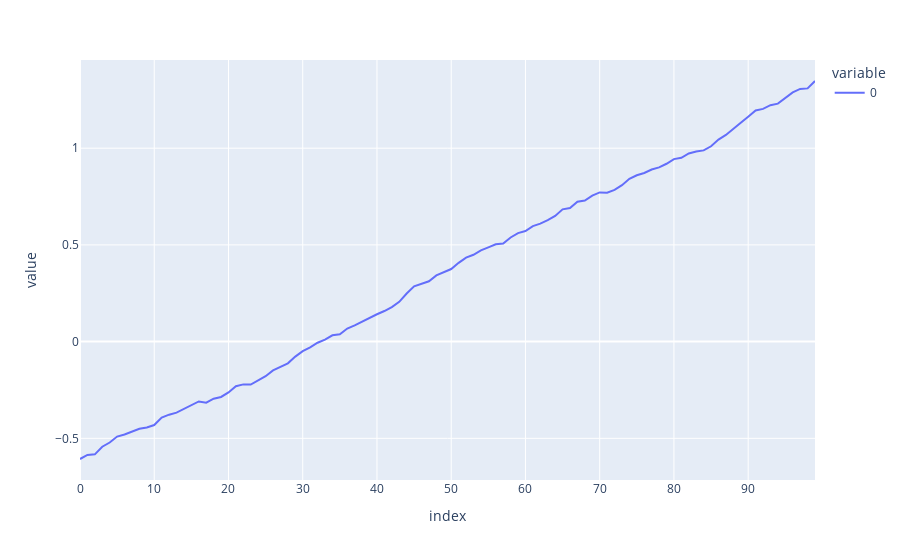

Notebook source saved alongside this figure:
### Code cell
px.line(add_random_walk_noise(x, 0.01))
# TODO USE CORRECT NOISE + CORRUPT POS + VEL

### Figure 1 — Plotly figure (JSON) as saved in the notebook; plotly's stock layout.template omitted (floating-point values rounded to 4 significant figures)
{"data": [{"hovertemplate": "variable=0<br>index=%{x}<br>value=%{y}<extra></extra>", "legendgroup": "0", "line": {"color": "#636efa", "dash": "solid"}, "marker": {"symbol": "circle"}, "mode": "lines", "name": "0", "orientation": "v", "showlegend": true, "type": "scatter", "x": [0, 1, 2, 3, 4, 5, 6, 7, 8, 9, 10, 11, 12, 13, 14, 15, 16, 17, 18, 19, 20, 21, 22, 23, 24, 25, 26, 27, 28, 29, 30, 31, 32, 33, 34, 35, 36, 37, 38, 39, 40, 41, 42, 43, 44, 45, 46, 47, 48, 49, 50, 51, 52, 53, 54, 55, 56, 57, 58, 59, 60, 61, 62, 63, 64, 65, 66, 67, 68, 69, 70, 71, 72, 73, 74, 75, 76, 77, 78, 79, 80, 81, 82, 83, 84, 85, 86, 87, 88, 89, 90, 91, 92, 93, 94, 95, 96, 97, 98, 99], "xaxis": "x", "y": [-0.6068, -0.586, -0.5827, -0.5435, -0.5215, -0.491, -0.4801, -0.4669, -0.4507, -0.4441, -0.4314, -0.3929, -0.3777, -0.367, -0.347, -0.3258, -0.3093, -0.3158, -0.295, -0.2861, -0.2626, -0.2307, -0.2211, -0.2222, -0.2005, -0.1788, -0.1485, -0.1305, -0.1124, -0.07753, -0.04916, -0.02921, -0.005743, 0.01046, 0.03261, 0.03794, 0.06752, 0.08405, 0.1037, 0.1217, 0.1414, 0.1581, 0.1787, 0.2055, 0.2488, 0.2859, 0.301, 0.312, 0.3426, 0.3596, 0.3753, 0.4073, 0.4343, 0.4489, 0.472, 0.4872, 0.503, 0.5073, 0.5385, 0.5612, 0.5714, 0.597, 0.6099, 0.6276, 0.6499, 0.6839, 0.6903, 0.7234, 0.7293, 0.7548, 0.7714, 0.7698, 0.7844, 0.8088, 0.8415, 0.86, 0.8719, 0.8899, 0.9009, 0.9195, 0.9437, 0.95, 0.9726, 0.9825, 0.9886, 1.01, 1.044, 1.069, 1.098, 1.132, 1.163, 1.195, 1.203, 1.222, 1.23, 1.261, 1.289, 1.306, 1.309, 1.347], "yaxis": "y"}], "layout": {"legend": {"title": {"text": "variable"}, "tracegroupgap": 0}, "margin": {"t": 60}, "xaxis": {"anchor": "y", "domain": [0, 1], "title": {"text": "index"}}, "yaxis": {"anchor": "x", "domain": [0, 1], "title": {"text": "value"}}}}
